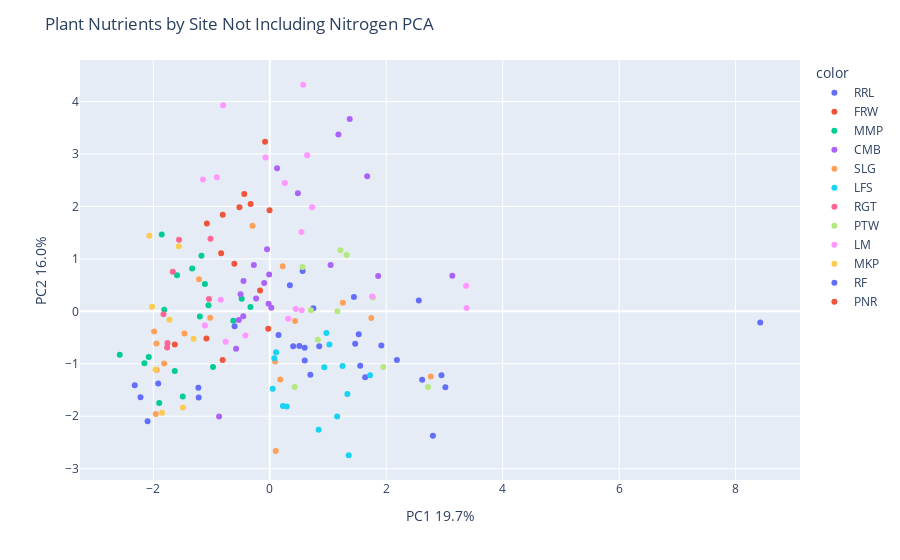

Notebook code cell kept with this figure:
### Code cell
X = newdf[no_nitrogen]

pca = PCA(n_components=2)
components = pca.fit_transform(X)

fig = px.scatter(components, x=0, y=1, color=newdf['site_id'])
fig.update_layout(
    title = "Plant Nutrients by Site Not Including Nitrogen PCA",
    xaxis_title="PC1 " + str(round(100*pca.explained_variance_ratio_[0], 1)) + '%',
    yaxis_title="PC2 " + str(round(100*pca.explained_variance_ratio_[1], 1)) + '%')
fig.show()

### Figure 1 — Plotly figure (JSON) as saved in the notebook; plotly's stock layout.template omitted (floating-point values rounded to 4 significant figures)
{"data": [{"hovertemplate": "color=RRL<br>0=%{x}<br>1=%{y}<extra></extra>", "legendgroup": "RRL", "marker": {"color": "#636efa", "symbol": "circle"}, "mode": "markers", "name": "RRL", "orientation": "v", "showlegend": true, "type": "scatter", "x": [8.423, 2.617, 2.802, 2.948, 1.445, 0.6969, 1.916, 2.183, 1.467, 1.527, 1.638, 0.7479, 0.6008, 0.5082, 0.5643, 0.1504, 0.5993, 0.4021, 1.552], "xaxis": "x", "y": [-0.2104, -1.304, -2.373, -1.216, 0.2738, -1.209, -0.6507, -0.9258, -0.6197, -0.4387, -1.257, 0.06146, -0.937, -0.6625, 0.7694, -0.4529, -0.6939, -0.6644, -1.039], "yaxis": "y"}, {"hovertemplate": "color=FRW<br>0=%{x}<br>1=%{y}<extra></extra>", "legendgroup": "FRW", "marker": {"color": "#EF553B", "symbol": "circle"}, "mode": "markers", "name": "FRW", "orientation": "v", "showlegend": true, "type": "scatter", "x": [-0.02662, -0.1668, -1.081, -0.8102, -0.6081, -0.4378, -0.003742, -0.08136, -0.5211, -1.088, -0.8351], "xaxis": "x", "y": [-0.3334, 0.399, 1.676, -0.926, 0.9078, 2.237, 1.927, 3.237, 1.987, -0.5189, 1.106], "yaxis": "y"}, {"hovertemplate": "color=MMP<br>0=%{x}<br>1=%{y}<extra></extra>", "legendgroup": "MMP", "marker": {"color": "#00cc96", "symbol": "circle"}, "mode": "markers", "name": "MMP", "orientation": "v", "showlegend": true, "type": "scatter", "x": [-2.078, -1.593, -1.899, -2.152, -1.201, -1.631, -2.576, -1.333, -1.855, -1.812, -1.114, -0.3317, -0.4825, -0.9748, -0.6261, -1.173, -1.052, -1.494], "xaxis": "x", "y": [-0.8688, 0.6909, -1.749, -0.9888, -0.09946, -1.137, -0.826, 0.8167, 1.464, 0.03321, 0.521, 0.08558, 0.2416, -1.062, -0.1781, 1.063, 0.1162, -1.623], "yaxis": "y"}, {"hovertemplate": "color=CMB<br>0=%{x}<br>1=%{y}<extra></extra>", "legendgroup": "CMB", "marker": {"color": "#ab63fa", "symbol": "circle"}, "mode": "markers", "name": "CMB", "orientation": "v", "showlegend": true, "type": "scatter", "x": [-0.8705, 0.1255, 1.373, 1.178, 1.672, -0.04702, 1.045, 1.861, 3.135, -0.09584, -0.5018, -0.4554, -0.2345, -0.021, -0.5317, -0.2738, -0.5785, -0.01066, -0.4512, 0.0263, 0.4829], "xaxis": "x", "y": [-2.005, 2.732, 3.671, 3.374, 2.575, 1.184, 0.8831, 0.6746, 0.6805, 0.5398, 0.3289, -0.09517, 0.2477, 0.1432, -0.1656, 0.8863, -0.715, 0.7039, 0.5801, 0.06869, 2.253], "yaxis": "y"}, {"hovertemplate": "color=SLG<br>0=%{x}<br>1=%{y}<extra></extra>", "legendgroup": "SLG", "marker": {"color": "#FFA15A", "symbol": "circle"}, "mode": "markers", "name": "SLG", "orientation": "v", "showlegend": true, "type": "scatter", "x": [0.09157, 0.1025, 1.743, 2.765, 1.255, 0.4353, -1.465, -1.943, -1.986, -1.948, -1.957, -1.215, -0.2966, 0.1812, -1.814, -1.023, 0.2227], "xaxis": "x", "y": [-0.9555, -2.662, -0.1267, -1.242, 0.1635, -0.1853, -0.4225, -1.117, -0.383, -0.6121, -1.959, 0.6139, 1.634, -1.3, -0.9956, -0.1226, 0.8596], "yaxis": "y"}, {"hovertemplate": "color=LFS<br>0=%{x}<br>1=%{y}<extra></extra>", "legendgroup": "LFS", "marker": {"color": "#19d3f3", "symbol": "circle"}, "mode": "markers", "name": "LFS", "orientation": "v", "showlegend": true, "type": "scatter", "x": [0.2914, 0.1099, 1.722, 0.936, 1.024, 0.07832, 1.25, 0.05014, 1.156, 1.355, 1.333, 0.9731, 0.2244, 0.8391], "xaxis": "x", "y": [-1.813, -0.7777, -1.22, -1.065, -0.6298, -0.8918, -1.042, -1.477, -2.003, -2.744, -1.574, -0.4119, -1.803, -2.258], "yaxis": "y"}, {"hovertemplate": "color=RGT<br>0=%{x}<br>1=%{y}<extra></extra>", "legendgroup": "RGT", "marker": {"color": "#FF6692", "symbol": "circle"}, "mode": "markers", "name": "RGT", "orientation": "v", "showlegend": true, "type": "scatter", "x": [-1.757, -1.825, -1.667, -1.044, -1.763, -1.558, -1.019], "xaxis": "x", "y": [-0.6053, -0.05656, 0.7564, 0.2378, -0.6881, 1.365, 1.385], "yaxis": "y"}, {"hovertemplate": "color=PTW<br>0=%{x}<br>1=%{y}<extra></extra>", "legendgroup": "PTW", "marker": {"color": "#B6E880", "symbol": "circle"}, "mode": "markers", "name": "PTW", "orientation": "v", "showlegend": true, "type": "scatter", "x": [2.717, 1.32, 1.949, 0.7058, 0.5615, 0.8266, 1.215, 1.773, 1.162, 0.4265], "xaxis": "x", "y": [-1.442, 1.074, -1.062, 0.02208, 0.8479, -0.5409, 1.167, 0.2661, 0.003759, -1.442], "yaxis": "y"}, {"hovertemplate": "color=LM<br>0=%{x}<br>1=%{y}<extra></extra>", "legendgroup": "LM", "marker": {"color": "#FF97FF", "symbol": "circle"}, "mode": "markers", "name": "LM", "orientation": "v", "showlegend": true, "type": "scatter", "x": [0.6421, -0.7573, -1.115, 3.372, 0.5443, 0.7257, 0.5739, 0.2568, -0.07218, -0.8013, -1.147, -0.8427, -0.9094, 0.5487, 1.757, 3.379, 0.4453, 0.3162, -0.4185], "xaxis": "x", "y": [2.978, -0.5815, -0.2675, 0.49, 1.515, 1.984, 4.322, 2.446, 2.937, 3.933, 2.517, 0.22, 2.558, 0.0233, 0.2849, 0.06297, 0.04638, -0.1425, -0.4597], "yaxis": "y"}, {"hovertemplate": "color=MKP<br>0=%{x}<br>1=%{y}<extra></extra>", "legendgroup": "MKP", "marker": {"color": "#FECB52", "symbol": "circle"}, "mode": "markers", "name": "MKP", "orientation": "v", "showlegend": true, "type": "scatter", "x": [-1.851, -1.722, -1.491, -1.309, -2.021, -2.068, -1.563, -1.962], "xaxis": "x", "y": [-1.935, -0.1575, -1.834, -0.5203, 0.08865, 1.441, 1.241, -1.108], "yaxis": "y"}, {"hovertemplate": "color=RF<br>0=%{x}<br>1=%{y}<extra></extra>", "legendgroup": "RF", "marker": {"color": "#636efa", "symbol": "circle"}, "mode": "markers", "name": "RF", "orientation": "v", "showlegend": true, "type": "scatter", "x": [2.559, -2.22, -1.226, -2.319, -1.915, -2.098, -1.221, -0.604, 0.3452, 0.8494, 3.015], "xaxis": "x", "y": [0.2095, -1.638, -1.459, -1.41, -1.375, -2.095, -1.642, -0.2827, 0.499, -0.6647, -1.447], "yaxis": "y"}, {"hovertemplate": "color=PNR<br>0=%{x}<br>1=%{y}<extra></extra>", "legendgroup": "PNR", "marker": {"color": "#EF553B", "symbol": "circle"}, "mode": "markers", "name": "PNR", "orientation": "v", "showlegend": true, "type": "scatter", "x": [-1.631, -0.3289, -0.8075], "xaxis": "x", "y": [-0.6312, 2.05, 1.843], "yaxis": "y"}], "layout": {"legend": {"title": {"text": "color"}, "tracegroupgap": 0}, "margin": {"t": 60}, "title": {"text": "Plant Nutrients by Site Not Including Nitrogen PCA"}, "xaxis": {"anchor": "y", "domain": [0, 1], "title": {"text": "PC1 19.7%"}}, "yaxis": {"anchor": "x", "domain": [0, 1], "title": {"text": "PC2 16.0%"}}}}
